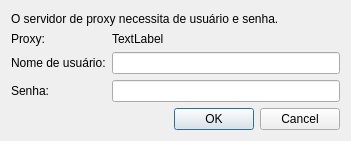
<?xml version="1.0" encoding="UTF-8"?>
<ui version="4.0">
 <class>OCC::ProxyAuthDialog</class>
 <widget class="QDialog" name="OCC::ProxyAuthDialog">
  <property name="geometry">
   <rect>
    <x>0</x>
    <y>0</y>
    <width>351</width>
    <height>141</height>
   </rect>
  </property>
  <property name="sizePolicy">
   <sizepolicy hsizetype="Preferred" vsizetype="Fixed">
    <horstretch>0</horstretch>
    <verstretch>0</verstretch>
   </sizepolicy>
  </property>
  <property name="windowTitle">
   <string>Autenticação via proxy é exigida</string>
  </property>
  <layout class="QGridLayout" name="gridLayout">
   <item row="3" column="0">
    <widget class="QLabel" name="label_2">
     <property name="text">
      <string>Nome de usuário:</string>
     </property>
    </widget>
   </item>
   <item row="3" column="1">
    <widget class="QLineEdit" name="usernameEdit"/>
   </item>
   <item row="2" column="0">
    <widget class="QLabel" name="label_4">
     <property name="text">
      <string>Proxy:</string>
     </property>
    </widget>
   </item>
   <item row="0" column="0" colspan="2">
    <widget class="QLabel" name="label">
     <property name="text">
      <string>O servidor de proxy necessita de usuário e senha.</string>
     </property>
    </widget>
   </item>
   <item row="4" column="0">
    <widget class="QLabel" name="label_3">
     <property name="text">
      <string>Senha:</string>
     </property>
    </widget>
   </item>
   <item row="4" column="1">
    <widget class="QLineEdit" name="passwordEdit">
     <property name="echoMode">
      <enum>QLineEdit::Password</enum>
     </property>
    </widget>
   </item>
   <item row="5" column="0" colspan="2">
    <widget class="QDialogButtonBox" name="buttonBox">
     <property name="orientation">
      <enum>Qt::Horizontal</enum>
     </property>
     <property name="standardButtons">
      <set>QDialogButtonBox::Cancel|QDialogButtonBox::Ok</set>
     </property>
    </widget>
   </item>
   <item row="2" column="1">
    <widget class="QLabel" name="proxyAddress">
     <property name="text">
      <string>TextLabel</string>
     </property>
     <property name="textFormat">
      <enum>Qt::PlainText</enum>
     </property>
    </widget>
   </item>
  </layout>
 </widget>
 <resources/>
 <connections>
  <connection>
   <sender>buttonBox</sender>
   <signal>accepted()</signal>
   <receiver>OCC::ProxyAuthDialog</receiver>
   <slot>accept()</slot>
   <hints>
    <hint type="sourcelabel">
     <x>248</x>
     <y>254</y>
    </hint>
    <hint type="destinationlabel">
     <x>157</x>
     <y>274</y>
    </hint>
   </hints>
  </connection>
  <connection>
   <sender>buttonBox</sender>
   <signal>rejected()</signal>
   <receiver>OCC::ProxyAuthDialog</receiver>
   <slot>reject()</slot>
   <hints>
    <hint type="sourcelabel">
     <x>316</x>
     <y>260</y>
    </hint>
    <hint type="destinationlabel">
     <x>286</x>
     <y>274</y>
    </hint>
   </hints>
  </connection>
 </connections>
</ui>
